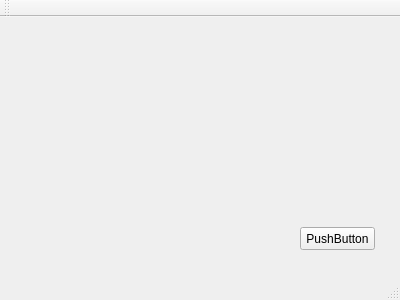
<?xml version="1.0" encoding="UTF-8"?>
<ui version="4.0">
 <class>TundraHost</class>
 <widget class="QMainWindow" name="TundraHost">
  <property name="geometry">
   <rect>
    <x>0</x>
    <y>0</y>
    <width>400</width>
    <height>300</height>
   </rect>
  </property>
  <property name="windowTitle">
   <string>TundraHost</string>
  </property>
  <widget class="QWidget" name="centralWidget">
   <widget class="QPushButton" name="pbStatus">
    <property name="geometry">
     <rect>
      <x>300</x>
      <y>210</y>
      <width>75</width>
      <height>23</height>
     </rect>
    </property>
    <property name="text">
     <string>PushButton</string>
    </property>
   </widget>
  </widget>
  <widget class="QMenuBar" name="menuBar">
   <property name="geometry">
    <rect>
     <x>0</x>
     <y>0</y>
     <width>400</width>
     <height>21</height>
    </rect>
   </property>
  </widget>
  <widget class="QToolBar" name="mainToolBar">
   <attribute name="toolBarArea">
    <enum>TopToolBarArea</enum>
   </attribute>
   <attribute name="toolBarBreak">
    <bool>false</bool>
   </attribute>
  </widget>
  <widget class="QStatusBar" name="statusBar"/>
 </widget>
 <layoutdefault spacing="6" margin="11"/>
 <resources/>
 <connections/>
</ui>
